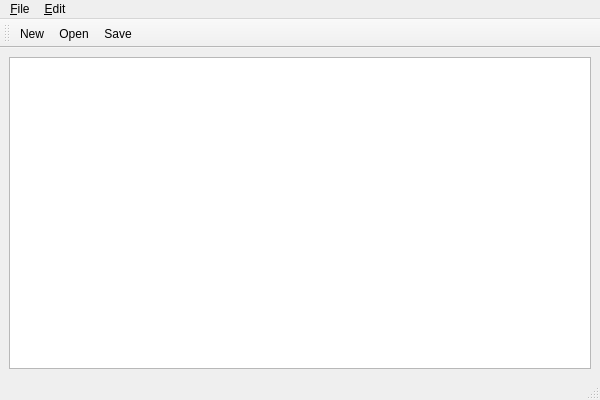
<?xml version="1.0" encoding="UTF-8"?>
<ui version="4.0">
 <class>MainWindow</class>
 <widget class="QMainWindow" name="MainWindow">
  <property name="geometry">
   <rect>
    <x>0</x>
    <y>0</y>
    <width>600</width>
    <height>400</height>
   </rect>
  </property>
  <property name="windowTitle">
   <string>QuickPad</string>
  </property>
  <widget class="QWidget" name="centralwidget">
   <layout class="QVBoxLayout" name="verticalLayout">
    <item>
     <widget class="QTextEdit" name="textEdit"/>
    </item>
   </layout>
  </widget>
  <widget class="QMenuBar" name="menubar">
   <widget class="QMenu" name="menuFile">
    <property name="title">
     <string>&amp;File</string>
    </property>
    <addaction name="actionNew"/>
    <addaction name="actionOpen"/>
    <addaction name="actionSave"/>
    <addaction name="actionSave_As"/>
    <addaction name="actionExit"/>
   </widget>
   <widget class="QMenu" name="menuEdit">
    <property name="title">
     <string>&amp;Edit</string>
    </property>
    <addaction name="actionCut"/>
    <addaction name="actionCopy"/>
    <addaction name="actionPaste"/>
    <addaction name="actionSelect_All"/>
   </widget>
   <addaction name="menuFile"/>
   <addaction name="menuEdit"/>
  </widget>
  <widget class="QToolBar" name="toolBar">
   <addaction name="actionNew"/>
   <addaction name="actionOpen"/>
   <addaction name="actionSave"/>
  </widget>
  <widget class="QStatusBar" name="statusbar"/>
  <action name="actionNew">
   <property name="text">
    <string>New</string>
   </property>
   <property name="shortcut">
    <string>Ctrl+N</string>
   </property>
  </action>
  <action name="actionOpen">
   <property name="text">
    <string>Open</string>
   </property>
   <property name="shortcut">
    <string>Ctrl+O</string>
   </property>
  </action>
  <action name="actionSave">
   <property name="text">
    <string>Save</string>
   </property>
   <property name="shortcut">
    <string>Ctrl+S</string>
   </property>
  </action>
  <action name="actionSave_As">
   <property name="text">
    <string>Save As...</string>
   </property>
   <property name="shortcut">
    <string>Ctrl+Shift+S</string>
   </property>
  </action>
  <action name="actionExit">
   <property name="text">
    <string>Exit</string>
   </property>
   <property name="shortcut">
    <string>Ctrl+Q</string>
   </property>
  </action>
  <action name="actionCut">
   <property name="text">
    <string>Cut</string>
   </property>
   <property name="shortcut">
    <string>Ctrl+X</string>
   </property>
  </action>
  <action name="actionCopy">
   <property name="text">
    <string>Copy</string>
   </property>
   <property name="shortcut">
    <string>Ctrl+C</string>
   </property>
  </action>
  <action name="actionPaste">
   <property name="text">
    <string>Paste</string>
   </property>
   <property name="shortcut">
    <string>Ctrl+V</string>
   </property>
  </action>
  <action name="actionSelect_All">
   <property name="text">
    <string>Select All</string>
   </property>
   <property name="shortcut">
    <string>Ctrl+A</string>
   </property>
  </action>
 </widget>
 <resources/>
 <connections/>
</ui>
